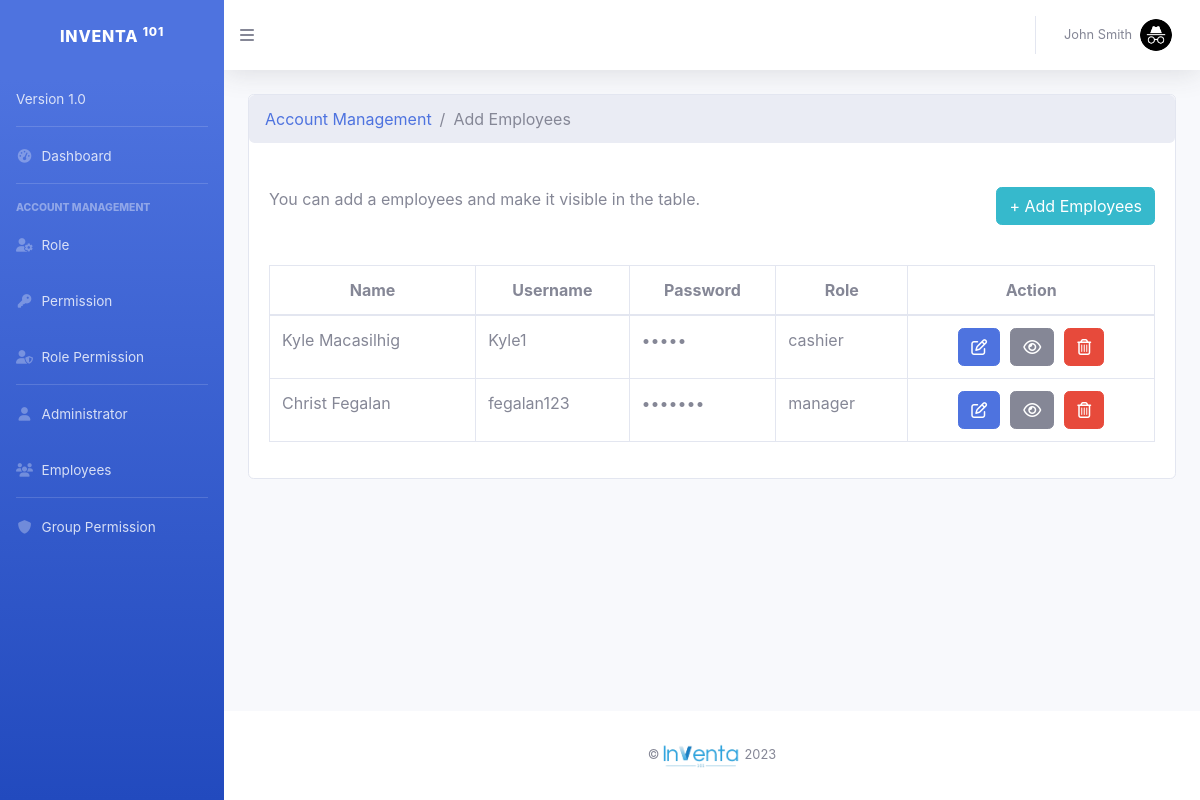
The page /employees.php (signed in) on the database its author committed.
### tables this page shows
CREATE TABLE `employees` (
  `id` int(255) NOT NULL,
  `name` varchar(255) NOT NULL,
  `email` varchar(255) NOT NULL,
  `username` varchar(255) NOT NULL,
  `password` varchar(255) NOT NULL,
  `role` varchar(255) NOT NULL
);

### employees.php (the view, shortened to what this page needs)
<!DOCTYPE html>
    <html lang="en">
    <head>
        <link href="./css/dashboard.css" rel="stylesheet">
    </head>
    <body id="page-top">
        <div id="wrapper">
            <?php
                include "./include/sidebar.php";
            ?>
            <div id="content-wrapper" class="d-flex flex-column">
                <div id="content">
                    <?php
                        include "./include/topbar.php";
                    ?>
                    <div class="container-fluid">
                    <div class="card mb-4">
                            <ol class="breadcrumb mb-4">
                                <li class="breadcrumb-item"><a href="./admin.php">Account Management</a></li>
                                <li class="breadcrumb-item active">Add Employees</li>
                            </ol>
                            <div class="card-body">
                                You can add a employees and make it visible in the table.
                                <button onclick="openModal()" type="button" style="float: right; color: white;" class="btn btn-info">+ Add Employees</button>
                            </div>
                            <div class="card-body">
                                <div class="table-responsive">
                                    <table id="datatablesSimple" class="table table-bordered" id="dataTable" width="100%" cellspacing="0">
                                        <thead>
                                            <tr>
                                                <th scope="col" class="text-center">Name</th>
                                                <th scope="col" class="text-center">Username</th>
                                                <th scope="col" class="text-center">Password</th>
                                                <th scope="col" class="text-center">Role</th>
                                                <th scope="col" class="text-center">Action</th>
                                            </tr>
                                        </thead>
                                        <tbody>
                                            <?php
                                                include "./dbconn.php";
                                                $sql = "SELECT * FROM `employees`";
                                                $result = mysqli_query($connect, $sql);
                                                while ($row = mysqli_fetch_assoc($result)) {
                                                    ?>
                                                    <tr>
                                                        <td><?php echo $row['name'] ?></td>
                                                        <td><?php echo $row['username'] ?></td>
                                                        <td><?php echo str_repeat('&bull;', strlen($row['password'])); ?></td>
                                                        <td><?php echo $row['role'] ?></td>
                                                        <td>
                                                            <div class="d-flex" style="gap: 10px; justify-content: center;">
                                                                <a href="./editEmployees.php?id=<?php echo $row['id'] ?>" class="btn btn-primary me-3" data-toggle="tooltip" data-placement="top" title="Edit">
                                                                    <i class="far fa-pen-to-square fs-5"></i>
                                                                </a>
                                                                <a href="./viewEmployees.php?id=<?php echo $row['id'] ?>" class="btn btn-secondary" data-toggle="tooltip" data-placement="top" title="View">
                                                                    <i class="far fa-eye fs-5"></i>
                                                                </a>
                                                                <a href="./delete_row_employees.php?id=<?php echo $row['id'] ?>" class="btn btn-danger" data-toggle="tooltip" data-placement="top" title="Delete">
                                                                    <i class="far fa-trash-can fs-5"></i>
                                                                </a>
                                                            </div>
                                                        </td>
                                                    </tr>
                                                    <?php
                                                }
                                            ?>
                                        </tbody>
                                    </table>
                                </div>
                            </div>
                        </div>
                    </div>
                </div>
                <?php
                    include "./include/footer.php";
                ?>
            </div>
        </div>
    </body>
</html>

### rows shown on the page
employees: name "Kyle Macasilhig", username "Kyle1", password "•••••", role "cashier"
employees: name "Christ Fegalan", username "fegalan123", password "•••••••", role "manager"

### other values the page prints
$adminName "John Smith"
